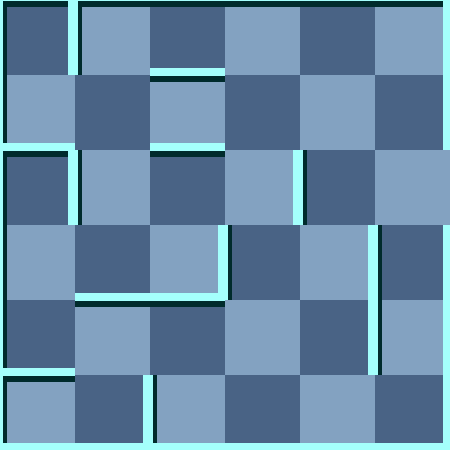

Tiled map render using the project's own tile images. Description and the map definition, with tile-layer contents summarised, below:
An orthogonal 6x6 tile map with 75x75 px tiles, 2 tile layers (background, 块层 1) and 4 objects (Exit, Player, Trop, WhiteMummy).

<map version="1.0" orientation="orthogonal" width="6" height="6" tilewidth="75" tileheight="75">
 <tileset firstgid="1" name="wall" tilewidth="75" tileheight="75">
  <image source="gfx/wall.png" width="300" height="375" />
  <tile id="0">
   <properties>
    <property name="ValOfWall" value="0" />
   </properties>
  </tile>
  <tile id="1">
   <properties>
    <property name="ValOfWall" value="1" />
   </properties>
  </tile>
  <tile id="2">
   <properties>
    <property name="ValOfWall" value="2" />
   </properties>
  </tile>
  <tile id="3">
   <properties>
    <property name="ValOfWall" value="3" />
   </properties>
  </tile>
  <tile id="4">
   <properties>
    <property name="ValOfWall" value="4" />
   </properties>
  </tile>
  <tile id="5">
   <properties>
    <property name="ValOfWall" value="5" />
   </properties>
  </tile>
  <tile id="6">
   <properties>
    <property name="ValOfWall" value="6" />
   </properties>
  </tile>
  <tile id="7">
   <properties>
    <property name="ValOfWall" value="7" />
   </properties>
  </tile>
  <tile id="8">
   <properties>
    <property name="ValOfWall" value="8" />
   </properties>
  </tile>
  <tile id="9">
   <properties>
    <property name="ValOfWall" value="9" />
   </properties>
  </tile>
  <tile id="10">
   <properties>
    <property name="ValOfWall" value="10" />
   </properties>
  </tile>
  <tile id="11">
   <properties>
    <property name="ValOfWall" value="11" />
   </properties>
  </tile>
  <tile id="12">
   <properties>
    <property name="ValOfWall" value="12" />
   </properties>
  </tile>
  <tile id="13">
   <properties>
    <property name="ValOfWall" value="13" />
   </properties>
  </tile>
  <tile id="14">
   <properties>
    <property name="ValOfWall" value="14" />
   </properties>
  </tile>
  <tile id="15">
   <properties>
    <property name="ValOfWall" value="15" />
   </properties>
  </tile>
  <tile id="18">
   <properties>
    <property name="ValOfWall" value="-1" />
   </properties>
  </tile>
 </tileset>
 <layer name="background" width="6" height="6">
  <data>[36 cells, 36 non-empty, 2 distinct tile ids]</data>
 </layer>
 <layer name="块层 1" width="6" height="6">
  <data>[36 cells, 36 non-empty, 13 distinct tile ids]</data>
 </layer>
 <objectgroup name="对象层 1" width="6" height="6">
  <object name="Exit" x="450" y="150" />
  <object name="Player" x="0" y="150">
   <properties>
    <property name="value" value="1" />
   </properties>
  </object>
  <object name="Trop" x="150" y="300">
   <properties>
    <property name="value" value="12" />
   </properties>
  </object>
  <object name="WhiteMummy" x="150" y="300">
   <properties>
    <property name="value" value="21" />
   </properties>
  </object>
 </objectgroup>
</map>
